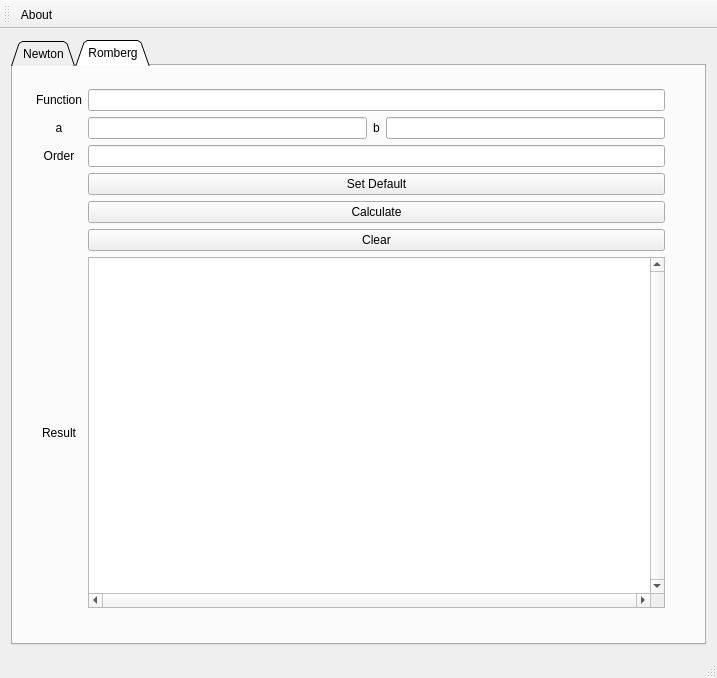
<?xml version="1.0" encoding="UTF-8"?>
<ui version="4.0">
 <class>MainWindow</class>
 <widget class="QMainWindow" name="MainWindow">
  <property name="geometry">
   <rect>
    <x>0</x>
    <y>0</y>
    <width>717</width>
    <height>678</height>
   </rect>
  </property>
  <property name="windowTitle">
   <string>NumericalAnalysis</string>
  </property>
  <widget class="QWidget" name="centralWidget">
   <layout class="QGridLayout" name="gridLayout_3">
    <item row="0" column="0">
     <widget class="QTabWidget" name="tabWidget">
      <property name="whatsThis">
       <string>&lt;html&gt;&lt;head/&gt;&lt;body&gt;&lt;p&gt;&lt;br/&gt;&lt;/p&gt;&lt;/body&gt;&lt;/html&gt;</string>
      </property>
      <property name="styleSheet">
       <string notr="true">QTabWidget tabWg = new QTabWidget(this);
        QWidget *Tab1 = new QWidget();
        QWidget *Tab2 = new QWidget();
        tabWg.addTab(Tab1, &quot;Tab1&quot;);
        tabWg.addTab(Tab2, &quot;Tab2&quot;);
        tabWg.setCurrentIndex(0);
        tabWg.setCurrentIndex(1);
</string>
      </property>
      <property name="tabPosition">
       <enum>QTabWidget::North</enum>
      </property>
      <property name="tabShape">
       <enum>QTabWidget::Triangular</enum>
      </property>
      <property name="currentIndex">
       <number>1</number>
      </property>
      <property name="elideMode">
       <enum>Qt::ElideNone</enum>
      </property>
      <property name="documentMode">
       <bool>false</bool>
      </property>
      <property name="tabsClosable">
       <bool>false</bool>
      </property>
      <property name="tabBarAutoHide">
       <bool>false</bool>
      </property>
      <widget class="QWidget" name="Newton">
       <property name="accessibleName">
        <string/>
       </property>
       <attribute name="title">
        <string>Newton</string>
       </attribute>
       <layout class="QGridLayout" name="gridLayout_4">
        <item row="0" column="0">
         <layout class="QGridLayout" name="gridLayout">
          <item row="5" column="1">
           <widget class="QPushButton" name="clearB">
            <property name="text">
             <string>Clear</string>
            </property>
           </widget>
          </item>
          <item row="2" column="1">
           <widget class="QLineEdit" name="orderLine"/>
          </item>
          <item row="4" column="1">
           <widget class="QPushButton" name="newtonCal">
            <property name="enabled">
             <bool>true</bool>
            </property>
            <property name="text">
             <string>Calculate</string>
            </property>
           </widget>
          </item>
          <item row="6" column="0">
           <widget class="QLabel" name="label">
            <property name="text">
             <string>Result</string>
            </property>
            <property name="alignment">
             <set>Qt::AlignCenter</set>
            </property>
           </widget>
          </item>
          <item row="3" column="1">
           <widget class="QPushButton" name="defaultB">
            <property name="text">
             <string>Set Default</string>
            </property>
           </widget>
          </item>
          <item row="0" column="1">
           <widget class="QLineEdit" name="xLine"/>
          </item>
          <item row="1" column="0">
           <widget class="QLabel" name="yLabel">
            <property name="text">
             <string>Y</string>
            </property>
            <property name="textFormat">
             <enum>Qt::AutoText</enum>
            </property>
            <property name="scaledContents">
             <bool>false</bool>
            </property>
            <property name="alignment">
             <set>Qt::AlignCenter</set>
            </property>
            <property name="wordWrap">
             <bool>false</bool>
            </property>
            <property name="buddy">
             <cstring></cstring>
            </property>
           </widget>
          </item>
          <item row="0" column="0">
           <widget class="QLabel" name="xLabel">
            <property name="text">
             <string>X</string>
            </property>
            <property name="alignment">
             <set>Qt::AlignCenter</set>
            </property>
           </widget>
          </item>
          <item row="1" column="1">
           <widget class="QLineEdit" name="yLine">
            <property name="maximumSize">
             <size>
              <width>16777215</width>
              <height>22</height>
             </size>
            </property>
           </widget>
          </item>
          <item row="2" column="0">
           <widget class="QLabel" name="order">
            <property name="text">
             <string>Order</string>
            </property>
            <property name="alignment">
             <set>Qt::AlignCenter</set>
            </property>
           </widget>
          </item>
          <item row="6" column="1">
           <widget class="QTextBrowser" name="resultLine">
            <property name="layoutDirection">
             <enum>Qt::LeftToRight</enum>
            </property>
            <property name="autoFillBackground">
             <bool>false</bool>
            </property>
            <property name="verticalScrollBarPolicy">
             <enum>Qt::ScrollBarAlwaysOn</enum>
            </property>
            <property name="horizontalScrollBarPolicy">
             <enum>Qt::ScrollBarAlwaysOn</enum>
            </property>
            <property name="html">
             <string>&lt;!DOCTYPE HTML PUBLIC &quot;-//W3C//DTD HTML 4.0//EN&quot; &quot;http://www.w3.org/TR/REC-html40/strict.dtd&quot;&gt;
&lt;html&gt;&lt;head&gt;&lt;meta name=&quot;qrichtext&quot; content=&quot;1&quot; /&gt;&lt;style type=&quot;text/css&quot;&gt;
p, li { white-space: pre-wrap; }
&lt;/style&gt;&lt;/head&gt;&lt;body style=&quot; font-family:'MS Shell Dlg 2'; font-size:7.8pt; font-weight:400; font-style:normal;&quot;&gt;
&lt;p style=&quot;-qt-paragraph-type:empty; margin-top:0px; margin-bottom:0px; margin-left:0px; margin-right:0px; -qt-block-indent:0; text-indent:0px;&quot;&gt;&lt;br /&gt;&lt;/p&gt;&lt;/body&gt;&lt;/html&gt;</string>
            </property>
           </widget>
          </item>
         </layout>
        </item>
       </layout>
      </widget>
      <widget class="QWidget" name="Romberg">
       <property name="contextMenuPolicy">
        <enum>Qt::ActionsContextMenu</enum>
       </property>
       <attribute name="title">
        <string>Romberg</string>
       </attribute>
       <widget class="QWidget" name="">
        <property name="geometry">
         <rect>
          <x>12</x>
          <y>12</y>
          <width>651</width>
          <height>541</height>
         </rect>
        </property>
        <layout class="QGridLayout" name="gridLayout_2">
         <item row="0" column="0">
          <widget class="QLabel" name="xLabel_3">
           <property name="text">
            <string>Function</string>
           </property>
           <property name="alignment">
            <set>Qt::AlignCenter</set>
           </property>
          </widget>
         </item>
         <item row="0" column="1" colspan="3">
          <widget class="QLineEdit" name="function"/>
         </item>
         <item row="1" column="0">
          <widget class="QLabel" name="yLabel_3">
           <property name="text">
            <string>a</string>
           </property>
           <property name="textFormat">
            <enum>Qt::AutoText</enum>
           </property>
           <property name="scaledContents">
            <bool>false</bool>
           </property>
           <property name="alignment">
            <set>Qt::AlignCenter</set>
           </property>
           <property name="wordWrap">
            <bool>false</bool>
           </property>
           <property name="buddy">
            <cstring></cstring>
           </property>
          </widget>
         </item>
         <item row="1" column="1">
          <widget class="QLineEdit" name="aLine">
           <property name="maximumSize">
            <size>
             <width>16777215</width>
             <height>22</height>
            </size>
           </property>
          </widget>
         </item>
         <item row="1" column="2">
          <widget class="QLabel" name="label_4">
           <property name="text">
            <string>b</string>
           </property>
          </widget>
         </item>
         <item row="1" column="3">
          <widget class="QLineEdit" name="bLine"/>
         </item>
         <item row="2" column="0">
          <widget class="QLabel" name="order_3">
           <property name="text">
            <string>Order</string>
           </property>
           <property name="alignment">
            <set>Qt::AlignCenter</set>
           </property>
          </widget>
         </item>
         <item row="2" column="1" colspan="3">
          <widget class="QLineEdit" name="RorderLine"/>
         </item>
         <item row="3" column="1" colspan="3">
          <widget class="QPushButton" name="RdefaultB_3">
           <property name="text">
            <string>Set Default</string>
           </property>
          </widget>
         </item>
         <item row="4" column="1" colspan="3">
          <widget class="QPushButton" name="RombergCal_3">
           <property name="enabled">
            <bool>true</bool>
           </property>
           <property name="text">
            <string>Calculate</string>
           </property>
          </widget>
         </item>
         <item row="5" column="1" colspan="3">
          <widget class="QPushButton" name="RclearB_3">
           <property name="text">
            <string>Clear</string>
           </property>
          </widget>
         </item>
         <item row="6" column="0">
          <widget class="QLabel" name="label_3">
           <property name="text">
            <string>Result</string>
           </property>
           <property name="alignment">
            <set>Qt::AlignCenter</set>
           </property>
          </widget>
         </item>
         <item row="6" column="1" colspan="3">
          <widget class="QTextBrowser" name="RresultLine">
           <property name="layoutDirection">
            <enum>Qt::LeftToRight</enum>
           </property>
           <property name="autoFillBackground">
            <bool>false</bool>
           </property>
           <property name="verticalScrollBarPolicy">
            <enum>Qt::ScrollBarAlwaysOn</enum>
           </property>
           <property name="horizontalScrollBarPolicy">
            <enum>Qt::ScrollBarAlwaysOn</enum>
           </property>
           <property name="html">
            <string>&lt;!DOCTYPE HTML PUBLIC &quot;-//W3C//DTD HTML 4.0//EN&quot; &quot;http://www.w3.org/TR/REC-html40/strict.dtd&quot;&gt;
&lt;html&gt;&lt;head&gt;&lt;meta name=&quot;qrichtext&quot; content=&quot;1&quot; /&gt;&lt;style type=&quot;text/css&quot;&gt;
p, li { white-space: pre-wrap; }
&lt;/style&gt;&lt;/head&gt;&lt;body style=&quot; font-family:'MS Shell Dlg 2'; font-size:7.8pt; font-weight:400; font-style:normal;&quot;&gt;
&lt;p style=&quot;-qt-paragraph-type:empty; margin-top:0px; margin-bottom:0px; margin-left:0px; margin-right:0px; -qt-block-indent:0; text-indent:0px;&quot;&gt;&lt;br /&gt;&lt;/p&gt;&lt;/body&gt;&lt;/html&gt;</string>
           </property>
          </widget>
         </item>
        </layout>
       </widget>
      </widget>
     </widget>
    </item>
   </layout>
  </widget>
  <widget class="QMenuBar" name="menuBar">
   <property name="geometry">
    <rect>
     <x>0</x>
     <y>0</y>
     <width>717</width>
     <height>26</height>
    </rect>
   </property>
  </widget>
  <widget class="QToolBar" name="mainToolBar">
   <attribute name="toolBarArea">
    <enum>TopToolBarArea</enum>
   </attribute>
   <attribute name="toolBarBreak">
    <bool>false</bool>
   </attribute>
   <addaction name="actionAbout"/>
  </widget>
  <widget class="QStatusBar" name="statusBar"/>
  <action name="actionAbout">
   <property name="text">
    <string>About</string>
   </property>
   <property name="toolTip">
    <string>About</string>
   </property>
   <property name="shortcut">
    <string>Ctrl+A</string>
   </property>
  </action>
 </widget>
 <layoutdefault spacing="6" margin="11"/>
 <resources/>
 <connections/>
</ui>
